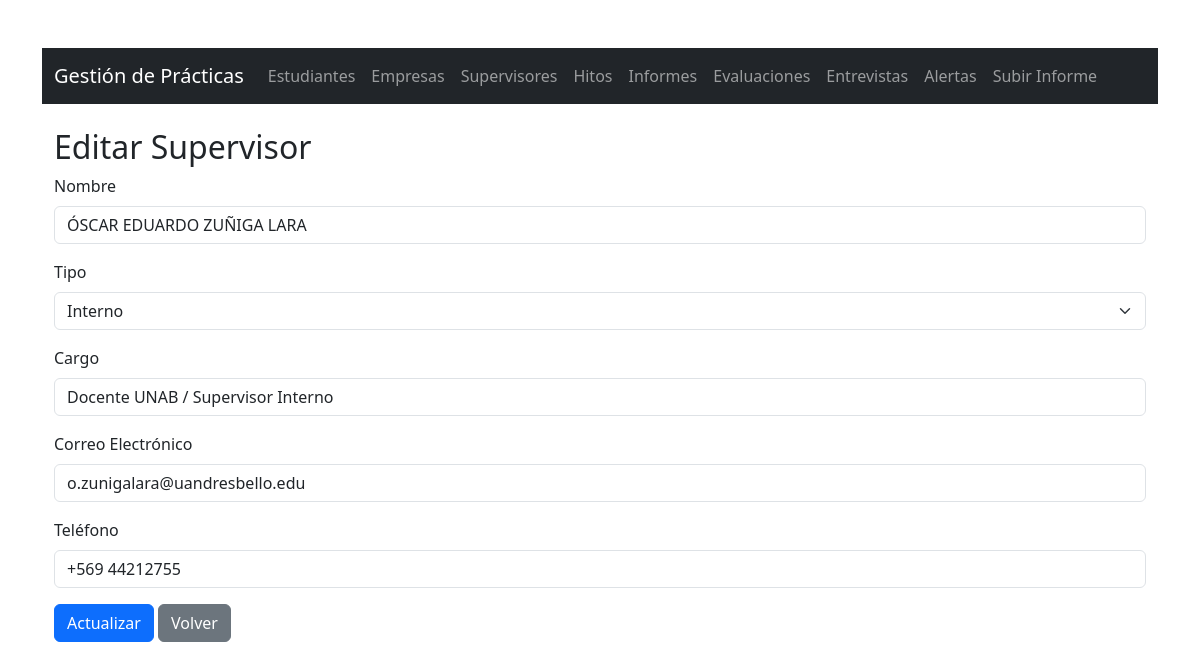
The page /supervisores/editar.php?id=3 on the database its author committed.
### tables this page shows
CREATE TABLE `supervisores` (
  `id` int(11) NOT NULL,
  `nombre` varchar(100) NOT NULL,
  `cargo` varchar(100) DEFAULT NULL,
  `email` varchar(100) DEFAULT NULL,
  `telefono` varchar(20) DEFAULT NULL,
  `tipo` enum('interno','externo') NOT NULL DEFAULT 'externo',
  `empresa_id` int(11) DEFAULT NULL,
  `fecha_registro` timestamp NOT NULL DEFAULT current_timestamp()
);

### supervisores/editar.php (the view, shortened to what this page needs)
<?php
include('../includes/db.php');
include('../includes/header.php');
$id = $_GET['id'] ?? null;
$stmt = $pdo->prepare("SELECT * FROM supervisores WHERE id = ?");
$stmt->execute([$id]);
$supervisor = $stmt->fetch();
?>
<!DOCTYPE html>
<html>
<head>
    <link rel="stylesheet" href="https://cdn.jsdelivr.net/npm/bootstrap@5.3.0/dist/css/bootstrap.min.css">
</head>
<body class="container mt-5">
<h2>Editar Supervisor</h2>
<form method="post">
    <div class="mb-3">
        <label class="form-label">Nombre</label>
        <input class="form-control" type="text" name="nombre" value="<?= htmlspecialchars($supervisor['nombre']) ?>" required>
    </div>
    <div class="mb-3">
        <label class="form-label">Tipo</label>
        <select class="form-select" name="tipo" id="tipo" onchange="toggleEmpresa()" required>
            <option value="interno" <?= $supervisor['tipo'] === 'interno' ? 'selected' : '' ?>>Interno</option>
        </select>
    </div>
    <div class="mb-3">
        <label class="form-label">Cargo</label>
        <input class="form-control" type="text" name="cargo" value="<?= htmlspecialchars($supervisor['cargo']) ?>" required>
    </div>
    <div class="mb-3">
        <label class="form-label">Correo Electrónico</label>
        <input class="form-control" type="email" name="email" value="<?= htmlspecialchars($supervisor['email']) ?>" required>
    </div>
    <div class="mb-3">
        <label class="form-label">Teléfono</label>
        <input class="form-control" type="text" name="telefono" value="<?= htmlspecialchars($supervisor['telefono']) ?>" required>
    </div>
    <button class="btn btn-primary" type="submit" name="actualizar">Actualizar</button>
    <a class="btn btn-secondary" href="listar.php">Volver</a>
</form>
<?php include('../includes/footer.php'); ?>
</body>
</html>

### rows shown on the page
supervisores: nombre "ÓSCAR EDUARDO ZUÑIGA LARA", tipo "Interno", cargo "Docente UNAB / Supervisor Interno", email "o.zunigalara@uandresbello.edu", telefono "+569 44212755"
